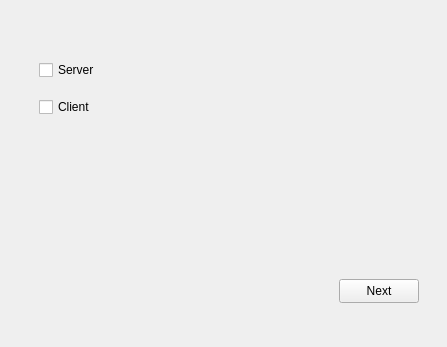
<?xml version="1.0" encoding="UTF-8"?>
<ui version="4.0">
 <class>MainWindow</class>
 <widget class="QMainWindow" name="MainWindow">
  <property name="geometry">
   <rect>
    <x>0</x>
    <y>0</y>
    <width>447</width>
    <height>347</height>
   </rect>
  </property>
  <property name="windowTitle">
   <string>MainWindow</string>
  </property>
  <widget class="QWidget" name="centralwidget">
   <layout class="QHBoxLayout" name="horizontalLayout">
    <item>
     <widget class="QStackedWidget" name="stackedWidget">
      <property name="currentIndex">
       <number>0</number>
      </property>
      <widget class="QWidget" name="page">
       <widget class="QPushButton" name="pushButtonNext">
        <property name="geometry">
         <rect>
          <x>330</x>
          <y>270</y>
          <width>80</width>
          <height>24</height>
         </rect>
        </property>
        <property name="text">
         <string>Next</string>
        </property>
       </widget>
       <widget class="QWidget" name="gridLayoutWidget">
        <property name="geometry">
         <rect>
          <x>30</x>
          <y>40</y>
          <width>170</width>
          <height>80</height>
         </rect>
        </property>
        <layout class="QGridLayout" name="gridLayout">
         <item row="1" column="0">
          <widget class="QCheckBox" name="checkBoxClient">
           <property name="text">
            <string>Client</string>
           </property>
          </widget>
         </item>
         <item row="0" column="0">
          <widget class="QCheckBox" name="checkBoxServer">
           <property name="text">
            <string>Server</string>
           </property>
          </widget>
         </item>
        </layout>
       </widget>
      </widget>
      <widget class="QWidget" name="page_2">
       <widget class="QPushButton" name="pushButtonFinish">
        <property name="geometry">
         <rect>
          <x>330</x>
          <y>270</y>
          <width>80</width>
          <height>24</height>
         </rect>
        </property>
        <property name="text">
         <string>Finish</string>
        </property>
       </widget>
       <widget class="QPushButton" name="pushButtonPreview">
        <property name="geometry">
         <rect>
          <x>230</x>
          <y>270</y>
          <width>80</width>
          <height>24</height>
         </rect>
        </property>
        <property name="text">
         <string>Preview</string>
        </property>
       </widget>
       <widget class="QWidget" name="formLayoutWidget_6">
        <property name="geometry">
         <rect>
          <x>117</x>
          <y>0</y>
          <width>281</width>
          <height>91</height>
         </rect>
        </property>
        <layout class="QFormLayout" name="formLayout_11">
         <item row="0" column="0">
          <widget class="QLabel" name="label">
           <property name="text">
            <string>You can change the default values</string>
           </property>
          </widget>
         </item>
        </layout>
       </widget>
       <widget class="QWidget" name="">
        <property name="geometry">
         <rect>
          <x>30</x>
          <y>90</y>
          <width>371</width>
          <height>158</height>
         </rect>
        </property>
        <layout class="QVBoxLayout" name="verticalLayout_2">
         <item>
          <layout class="QFormLayout" name="formLayout">
           <item row="0" column="0">
            <widget class="QLabel" name="labelDatabase">
             <property name="text">
              <string>DATABASE:</string>
             </property>
            </widget>
           </item>
           <item row="0" column="1">
            <widget class="QLineEdit" name="lineEditDatabase"/>
           </item>
          </layout>
         </item>
         <item>
          <layout class="QVBoxLayout" name="verticalLayout">
           <item>
            <layout class="QFormLayout" name="formLayout_7">
             <item row="0" column="0">
              <widget class="QLabel" name="labelHostname">
               <property name="text">
                <string>HOSTNAME:</string>
               </property>
              </widget>
             </item>
             <item row="0" column="1">
              <widget class="QLineEdit" name="lineEditHostname"/>
             </item>
            </layout>
           </item>
           <item>
            <layout class="QFormLayout" name="formLayout_8">
             <item row="0" column="0">
              <widget class="QLabel" name="labelDatabasename">
               <property name="text">
                <string>DATABASENAME:</string>
               </property>
              </widget>
             </item>
             <item row="0" column="1">
              <widget class="QLineEdit" name="lineEditDatabasename"/>
             </item>
            </layout>
           </item>
           <item>
            <layout class="QFormLayout" name="formLayout_9">
             <item row="0" column="1">
              <widget class="QLineEdit" name="lineEditUsername"/>
             </item>
             <item row="0" column="0">
              <widget class="QLabel" name="labelUsername">
               <property name="text">
                <string>USERNAME:</string>
               </property>
              </widget>
             </item>
            </layout>
           </item>
           <item>
            <layout class="QFormLayout" name="formLayout_10">
             <item row="0" column="0">
              <widget class="QLabel" name="labelPassword">
               <property name="text">
                <string>PASSWORD:</string>
               </property>
              </widget>
             </item>
             <item row="0" column="1">
              <widget class="QLineEdit" name="lineEditPassword">
               <property name="echoMode">
                <enum>QLineEdit::Password</enum>
               </property>
              </widget>
             </item>
            </layout>
           </item>
          </layout>
         </item>
        </layout>
       </widget>
      </widget>
      <widget class="QWidget" name="clientServer_page">
       <widget class="QTabWidget" name="tabWidget">
        <property name="geometry">
         <rect>
          <x>0</x>
          <y>0</y>
          <width>431</width>
          <height>301</height>
         </rect>
        </property>
        <property name="currentIndex">
         <number>0</number>
        </property>
        <widget class="QWidget" name="serverTab">
         <attribute name="title">
          <string>Server</string>
         </attribute>
        </widget>
        <widget class="QWidget" name="clientTab">
         <attribute name="title">
          <string>Client</string>
         </attribute>
        </widget>
       </widget>
      </widget>
     </widget>
    </item>
   </layout>
  </widget>
  <widget class="QMenuBar" name="menubar">
   <property name="geometry">
    <rect>
     <x>0</x>
     <y>0</y>
     <width>447</width>
     <height>21</height>
    </rect>
   </property>
  </widget>
 </widget>
 <resources/>
 <connections/>
</ui>
